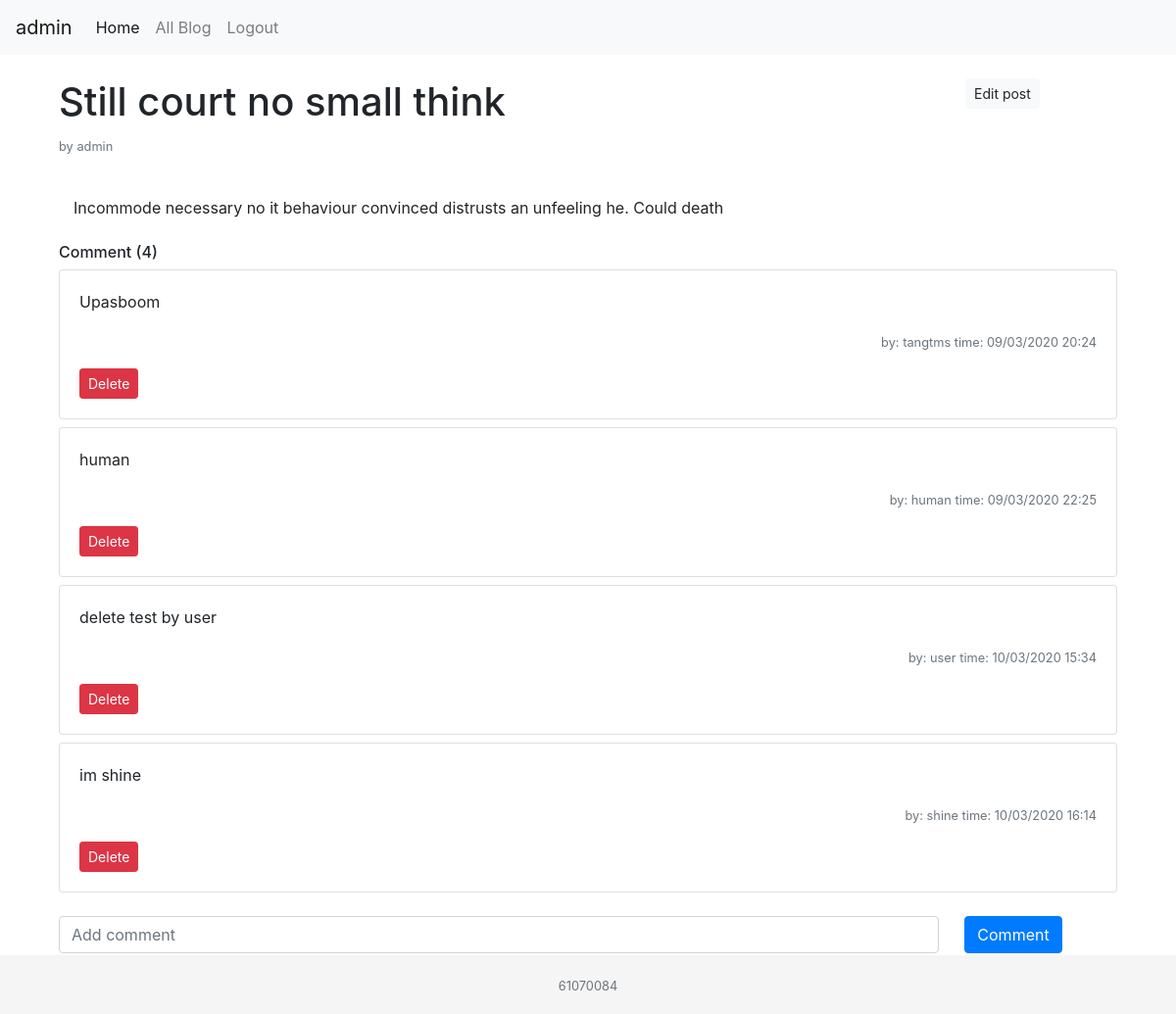
The app's page /management/detail/1/ (signed in) with its own data.
### management/models.py (models this page shows)
class Post(models.Model):
    id = models.IntegerField(primary_key=True)
    title = models.CharField(max_length=50)
    content = models.TextField()
    create_time = models.DateTimeField(auto_now_add=True)
    update_time = models.DateTimeField(auto_now=True)
    status = models.BooleanField()
    user_id = models.ForeignKey(User, on_delete=models.CASCADE)

class Comment(models.Model):
    id = models.IntegerField(primary_key=True)
    content = models.TextField()
    create_time = models.DateTimeField(auto_now_add=True)
    user_id = models.ForeignKey(User, on_delete=models.CASCADE)
    post_id = models.ForeignKey(Post, on_delete=models.CASCADE)

### management/views.py (the view)
# urls.py: path('detail/<int:post_id>/', views.detail, name='post_detail'),
def detail(request, post_id):
    current_user = request.user
    if request.method == 'POST':
        Comment.objects.create(
            content=request.POST.get('content'),
            user_id=current_user,
            post_id=Post.objects.get(pk=post_id)
        )
    post = Post.objects.get(pk=post_id)
    comment = Comment.objects.filter(post_id=post_id)
    comment_cnt = len(comment)
    return render(request, template_name='detail.html', context={
        'post': post,
        'comment': comment,
        'comment_cnt': comment_cnt
    })

### templates/detail.html (shortened to what this page needs)
{% extends "base.html" %}
{% block content %}
    <div class="container">
        <div class="row">
            <div class="col-10">
                <h1>{{ post.title }}</h1>
                <p class="text-muted"><small>by {{ post.user_id }}</small>
            </div>
            {% if user == post.user_id %}
            <div class="col-2">
                <a href="{% url 'post_update' post_id=post.id %}">
                    <div class="btn btn-light btn-sm">Edit post</div>
                </a>
            </div>
            {% endif %}
        </div>
        <div>
            <p class="col-8 mt-4 mb-4">{{ post.content }}</p>
        </div>
        <h6>Comment ({{ comment_cnt }})</h6>
        {% for co in comment %}
        <div class="card mb-2">
            <div class="card-body">
                <p class="card-text">{{ co.content }}</p>
                <p class="card-text text-right"><small class="text-muted">by: {{ co.user_id.username }} time: {{ co.create_time|date:'d/m/Y H:i' }}</small></p>
                {% if user == co.user_id or user == co.post_id.user_id %}
                <a href="{% url 'comment_delete' comment_id=co.id %}">
                    <div class="btn btn-danger btn-sm">Delete</div>
                </a>
                {% endif %}
            </div>
        </div>
        {% endfor %}
            {% if user.is_authenticated %}
            <form method="POST" action="">
            <div class="form-row mt-4">
                <div class="col-10">
                    <input type="text" class="form-control" placeholder="Add comment" name="content" required>
                </div>
                <div class="col-2">
                    <button type="submit" class="btn btn-primary ml-3">Comment</button>
                </div>
            </div>
            </form>
            {% endif %}
    </div>
{% endblock content %}

### templates/base.html (shortened to what this page needs)
<!DOCTYPE html>
{% load static %}
<html lang="en">
<head>
    <link rel="stylesheet" type="text/css" href="{% static 'css/bootstrap.css'%}">
</head>
<body>
    <nav class="navbar navbar-expand-lg navbar-light bg-light">
        <a class="navbar-brand" href="#">{{request.user.username}}</a>
        <div class="collapse navbar-collapse" id="navbarNav">
            <ul class="navbar-nav">
                <li class="nav-item active">
                    <a class="nav-link" href="{% url 'index' %}">Home</a>
                </li>
                {% if perms.management.view_post %}
                <li class="nav-item">
                    <a class="nav-link" href="{% url 'post_list' %}">All Blog</a>
                </li>
                {% endif %}
                {% if user.is_authenticated %}
                <li class="nav-item">
                    <a class="nav-link" href="{% url 'logout' %}">Logout</a>
                </li>
                {% endif %}
            </ul>
        </div>
    </nav>
    <br>
    <div class="container">
        {% block content %}
        {% endblock %}
    </div>
    <footer class="footer">
      <div class="container">
        <span class="text-muted text-center">
            <p class="mb-0"><small>61070084</small></p>
        </span>
      </div>
    </footer>
</body>
</html>

### templates/base.html (style rules this page uses)
html { position: relative; min-height: 100%; }
body { margin-bottom: 60px; }
.footer { position: absolute; bottom: 0; width: 100%; height: 60px; line-height: 60px; background-color: #f5f5f5; }

### records on screen
Post: title "Still court no small think", user_id "admin", content "Incommode necessary no it behaviour convinced distrusts an unfeeling he. Could death"
Comment: content "Upasboom", user_id.username "tangtms", create_time "09/03/2020 20:24", shows "Delete"
Comment: content "human", user_id.username "human", create_time "09/03/2020 22:25", shows "Delete"
Comment: content "delete test by user", user_id.username "user", create_time "10/03/2020 15:34", shows "Delete"
Comment: content "im shine", user_id.username "shine", create_time "10/03/2020 16:14", shows "Delete"

### other values on screen
{{ request.user.username }} "admin"
{{ comment_cnt }} "4"
